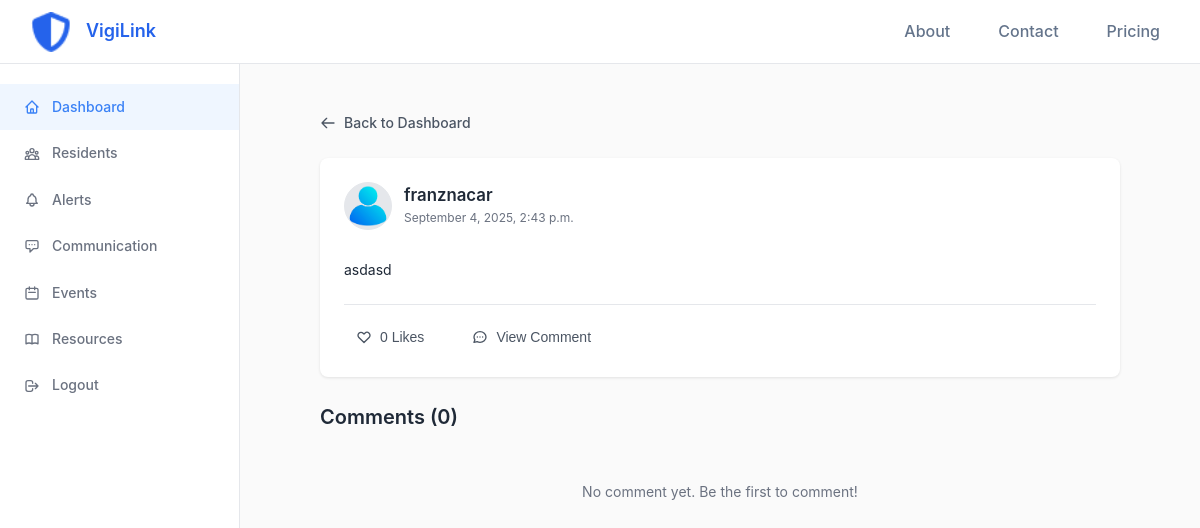
Screenshot of /user/post/41/ (signed in) with the database file from the repository.
### user_panel/models.py (models this page shows, shortened)
class Post(models.Model):
    post_id = models.AutoField(primary_key=True)
    user = models.ForeignKey(settings.AUTH_USER_MODEL, on_delete=models.CASCADE, related_name='posts')
    message = models.TextField(blank=True)
    uploaded_at = models.DateTimeField(default=timezone.now)

### accounts/models.py (models this page shows)
class User(AbstractUser):
    first_name = None
    last_name = None
    ROLE_CHOICES = (
        ('guest', 'Guest'),
        ('resident', 'Resident'),
        ('communityowner', 'Community Owner'),
        ('security', 'Security'),
        ('admin', 'Admin'),
    )
    full_name = models.CharField(max_length=300, blank=True)
    city = models.ForeignKey(City, on_delete=models.SET_NULL, null=True, blank=True)
    district = models.ForeignKey(District, on_delete=models.SET_NULL, null=True, blank=True)
    contact = models.CharField(max_length=50, blank=True)
    is_verified = models.BooleanField(default=False)
    verification_code = models.CharField(max_length=6, blank=True, null=True)
    verification_code_created = models.DateTimeField(null=True, blank=True)
    profile_picture = models.ImageField(upload_to='profile_pictures/', default='accounts/static/accounts/images/profile.png')
    role = models.CharField(max_length=20, choices=ROLE_CHOICES, default='guest')
    address = models.TextField(blank=True)
    block = models.CharField(max_length=50, blank=True)
    lot = models.CharField(max_length=50, blank=True)
    about = models.TextField(blank=True, help_text='A short bio or description about yourself')
    objects = CustomUserManager()
    USERNAME_FIELD = 'username'
    REQUIRED_FIELDS = ['email', 'full_name']
    class Meta:
        verbose_name = _('user')
        verbose_name_plural = _('users')
    def __str__(self):
        return self.username

### user_panel/views.py (the view)
# urls.py: path('post/<int:post_id>/', views.view_post, name='view_post'),
@login_required
def view_post(request, post_id):
    post = get_object_or_404(Post, post_id=post_id)
    replies = post.replies.all().order_by('created_at')
    user_reacted = post.reactions.filter(user=request.user).exists()
    context = {
        'post': post,
        'replies': replies,
        'user_reacted': user_reacted,
        'reaction_count': post.reactions.count()
    }
    return render(request, 'dashboard/view_post.html', context)

### user_panel/templates/dashboard/view_post.html (shortened to what this page needs)
{% extends 'dashboard/base.html' %}
{% load static %}
{% block content %}
<div class="view-post-container">
    <div class="post-navigation">
        <a href="{% url 'user_panel:dashboard' %}" class="back-link">
            <svg width="16" height="16" fill="none" stroke="currentColor" viewBox="0 0 24 24">
                <path stroke-linecap="round" stroke-linejoin="round" stroke-width="2" d="M10 19l-7-7m0 0l7-7m-7 7h18"/>
            </svg>
            Back to Dashboard
        </a>
    </div>
    <div class="post-detail-card" data-post-id="{{ post.post_id }}">
        <div class="post-header">
            <img src="{{ post.user.profile_picture|default:'https://via.placeholder.com/48' }}" alt="{{ post.user.username }}" class="post-avatar">
            <div class="post-info">
                <div class="post-header-info">
                    <div class="post-author">{{ post.user.username }}</div>
                    <div class="post-date">{{ post.uploaded_at|date:"F j, Y, g:i a" }}</div>
                </div>
            </div>
        </div>
        <div class="post-content">{{ post.message }}</div>
        <div class="post-actions">
            <div class="action-buttons">
                <form method="post" action="{% url 'react_to_post' post.post_id %}" class="reaction-form">
                    <button type="submit" class="reaction-btn {% if user_reacted %}reacted{% endif %}">
                        <svg width="16" height="16" fill="{% if user_reacted %}currentColor{% else %}none{% endif %}" stroke="currentColor" viewBox="0 0 24 24">
                            <path stroke-linecap="round" stroke-linejoin="round" stroke-width="2" d="M4.318 6.318a4.5 4.5 0 000 6.364L12 20.364l7.682-7.682a4.5 4.5 0 00-6.364-6.364L12 7.636l-1.318-1.318a4.5 4.5 0 00-6.364 0z"/>
                        </svg>
                        <span>{{ reaction_count }} {% if reaction_count == 1 %}Like{% else %}Likes{% endif %}</span>
                    </button>
                </form>
                <button class="reply-btn" data-post-id="{{ post.post_id }}" onclick="toggleReplyForm()">
                    <span>View Comment</span>
                </button>
            </div>
        </div>
    </div>
    <div class="replies-container">
        <h3 data-reply-count="{{ replies|length }}">Comments ({{ replies|length }})</h3>
        {% if replies %}
            {% for reply in replies %}
                <div class="reply-card" data-reply-id="{{ reply.reply_id }}">
                    <div class="reply-header">
                        <img src="{{ reply.user.profile_picture|default:'https://via.placeholder.com/32' }}" alt="{{ reply.user.username }}" class="reply-avatar">
                        <div class="reply-info">
                            <div class="reply-author">{{ reply.user.username }}</div>
                            <div class="reply-date">{{ reply.created_at|date:"F j, Y, g:i a" }}</div>
                        </div>
                        {% if reply.user == request.user %}
                        <div class="reply-actions-dropdown">
                            <button class="reply-actions-toggle">
                                <svg width="16" height="16" fill="none" stroke="currentColor" viewBox="0 0 24 24">
                                    <path stroke-linecap="round" stroke-linejoin="round" stroke-width="2" d="M12 5v.01M12 12v.01M12 19v.01M12 6a1 1 0 110-2 1 1 0 010 2zm0 7a1 1 0 110-2 1 1 0 010 2zm0 7a1 1 0 110-2 1 1 0 010 2z"/>
                                </svg>
                            </button>
                            <div class="reply-actions-menu">
                                <button class="edit-reply-btn" data-reply-id="{{ reply.reply_id }}" data-reply-message="{{ reply.message }}">Edit</button>
                                <button class="delete-reply-btn" data-reply-id="{{ reply.reply_id }}">Delete</button>
                            </div>
                        </div>
                        {% endif %}
                    </div>
                    <div class="reply-content">{{ reply.message }}</div>
                </div>
            {% endfor %}
        {% else %}
            <div class="no-replies">No comment yet. Be the first to comment!</div>
        {% endif %}
    </div>
</div>
{% endblock %}

### user_panel/static/dashboard/css/dashboard_styles.css (style rules this page uses)
* { margin: 0; padding: 0; box-sizing: border-box; }
body { font-family: -apple-system, BlinkMacSystemFont, 'Segoe UI', Roboto, 'Helvetica Neue', Arial, sans-serif; background-color: #fafafa; color: #1f2937; line-height: 1.6; }
.post-header { display: flex; gap: 1rem; margin-bottom: 1rem; }
.post-avatar { width: 48px; height: 48px; border-radius: 50%; background: #e5e7eb; flex-shrink: 0; }
.post-info { flex: 1; word-wrap: break-word; overflow-wrap: break-word; max-width: 100%; box-sizing: border-box; overflow: hidden; }
.post-author { font-weight: 600; color: #1f2937; margin-bottom: 0.75rem; word-wrap: break-word; overflow-wrap: break-word; max-width: 100%; }
.post-content { color: #1f2937; margin-bottom: 1rem; line-height: 1.6; word-wrap: break-word; overflow-wrap: break-word; max-width: 100%; overflow: hidden; text-overflow: ellipsis; box-sizing: border-box; }

### user_panel/static/dashboard/css/post_styles.css (style rules this page uses)
.view-post-container { max-width: 800px; margin: 0 auto; padding: 1.5rem 0; word-wrap: break-word; overflow-wrap: break-word; width: 100%; }
.post-header-info { display: flex; flex-direction: column; gap: 0px; margin-top: 0; margin-bottom: 12px; position: relative; width: 100%; word-wrap: break-word; overflow-wrap: break-word; max-width: 100%; }
.post-info { position: relative; width: 100%; display: flex; flex-direction: column; word-wrap: break-word; overflow-wrap: break-word; max-width: 100%; box-sizing: border-box; overflow: hidden; }
.post-author { font-weight: 600; color: #1f2937; margin-bottom: -4px; font-size: 1.05rem; word-wrap: break-word; overflow-wrap: break-word; max-width: 100%; }
.post-date { font-size: 0.85rem; color: #6b7280; margin-top: 10px; line-height: 1.5; }
.post-content { margin-top: 20px; margin-bottom: 16px; line-height: 1.5; word-wrap: break-word; overflow-wrap: break-word; max-width: 100%; overflow: hidden; text-overflow: ellipsis; box-sizing: border-box; }
.post-navigation { margin-bottom: 1.5rem; }
.back-link { display: flex; align-items: center; gap: 0.5rem; color: #4b5563; text-decoration: none; font-weight: 500; font-size: 0.875rem; transition: color 0.2s; }
.post-detail-card { background: white; border-radius: 0.5rem; box-shadow: 0 1px 3px rgba(0, 0, 0, 0.1); padding: 1.5rem; margin-bottom: 1.5rem; word-wrap: break-word; overflow-wrap: break-word; max-width: 100%; }
.post-date { color: #6b7280; font-size: 0.75rem; margin-top: 0.25rem; white-space: nowrap; overflow: hidden; text-overflow: ellipsis; max-width: 100%; }
.post-actions { display: flex; justify-content: space-between; align-items: center; margin-top: 1.5rem; padding-top: 1rem; border-top: 1px solid #e5e7eb; flex-wrap: wrap; }
.action-buttons { display: flex; gap: 1.5rem; flex-wrap: wrap; width: 100%; }
.reaction-btn, .reply-btn { display: inline-flex; align-items: center; justify-content: center; gap: 0.5rem; background: none; border: none; color: #4b5563; font-size: 0.875rem; cursor: pointer; padding: 0.5rem 0.75rem; transition: all 0.2s ease; border-radius: 0.375rem; width: auto; min-width: 80px; flex-shrink: 0; }
.post-header { display: flex; align-items: flex-start; gap: 0.75rem; margin-bottom: 0.75rem; position: relative; width: 100%; flex-wrap: nowrap; }
.replies-container { margin-top: 1.5rem; word-wrap: break-word; overflow-wrap: break-word; max-width: 100%; }
.replies-container h3 { font-size: 1.25rem; color: #1f2937; font-weight: 600; margin-bottom: 1rem; }
.post-avatar { width: 48px; height: 48px; border-radius: 50%; background: #e5e7eb; flex-shrink: 0; object-fit: cover; border: 1px solid #e5e7eb; }
.post-content { color: #1f2937; font-size: 0.875rem; line-height: 1.5; word-wrap: break-word; overflow-wrap: break-word; max-width: 100%; overflow: hidden; text-overflow: ellipsis; box-sizing: border-box; }
.no-replies { color: #6b7280; font-size: 0.875rem; text-align: center; padding: 2rem 0; }

### rows the page displays
Post: user.profile_picture (placeholder picture), user.username "franznacar", uploaded_at "September 4, 2025, 2:43 p.m.", message "asdasd"

### other values shown
{{ reaction_count }} "0"
